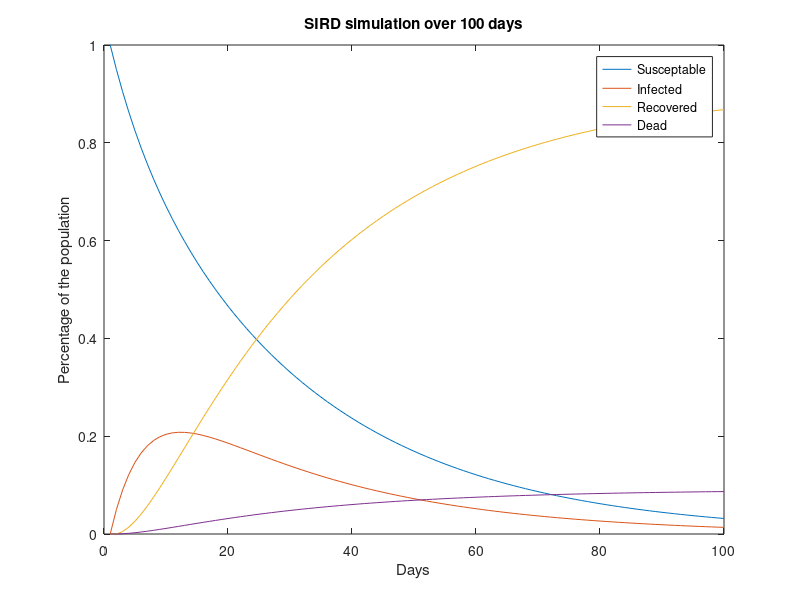
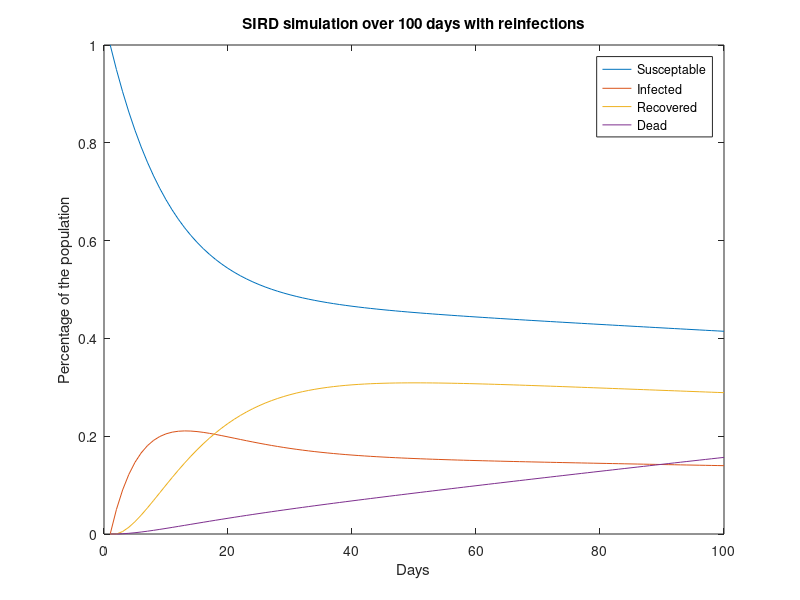

MATLAB code to generate these figures, in order:

close all
clc
clear

%% Basic SIRD
%create an A matrix with the parcentage of SIRD
A = [0.95 0.04 0 0; 0.05 0.85 0 0; 0 0.1 1 0; 0 0.01 0 1];


%create a vector which holds the proportions of SIRD at state t
X = [1 0 0 0];
t = 100;
Simulation = zeros(4,t);
Simulation(:,1) = X;

for i = 1:99
    Simulation(:,i+1) = A*Simulation(:,i);
end

figure
plot(Simulation');
title("SIRD simulation over 100 days")
legend("Susceptable", "Infected", "Recovered","Dead")
xlabel("Days")
ylabel("Percentage of the population")

%% Modifiede SIRD

%create an A matrix with the parcentage of SIRD with reinfections
A_reinfect = [0.95 0.04 0.05 0; 0.05 0.85 0 0; 0 0.1 0.95 0; 0 0.01 0 1];

%create a new simulation matrix for the reinfections 
ReSimulation = zeros(4,t);
ReSimulation(:,1) = X;

%create a vector which holds the proportions of SIRD at state t
for i = 1:99
    ReSimulation(:,i+1) = A_reinfect*ReSimulation(:,i);
end

figure
plot(ReSimulation');
title("SIRD simulation over 100 days with reinfections")
legend("Susceptable", "Infected", "Recovered","Dead")
xlabel("Days")
ylabel("Percentage of the population")



